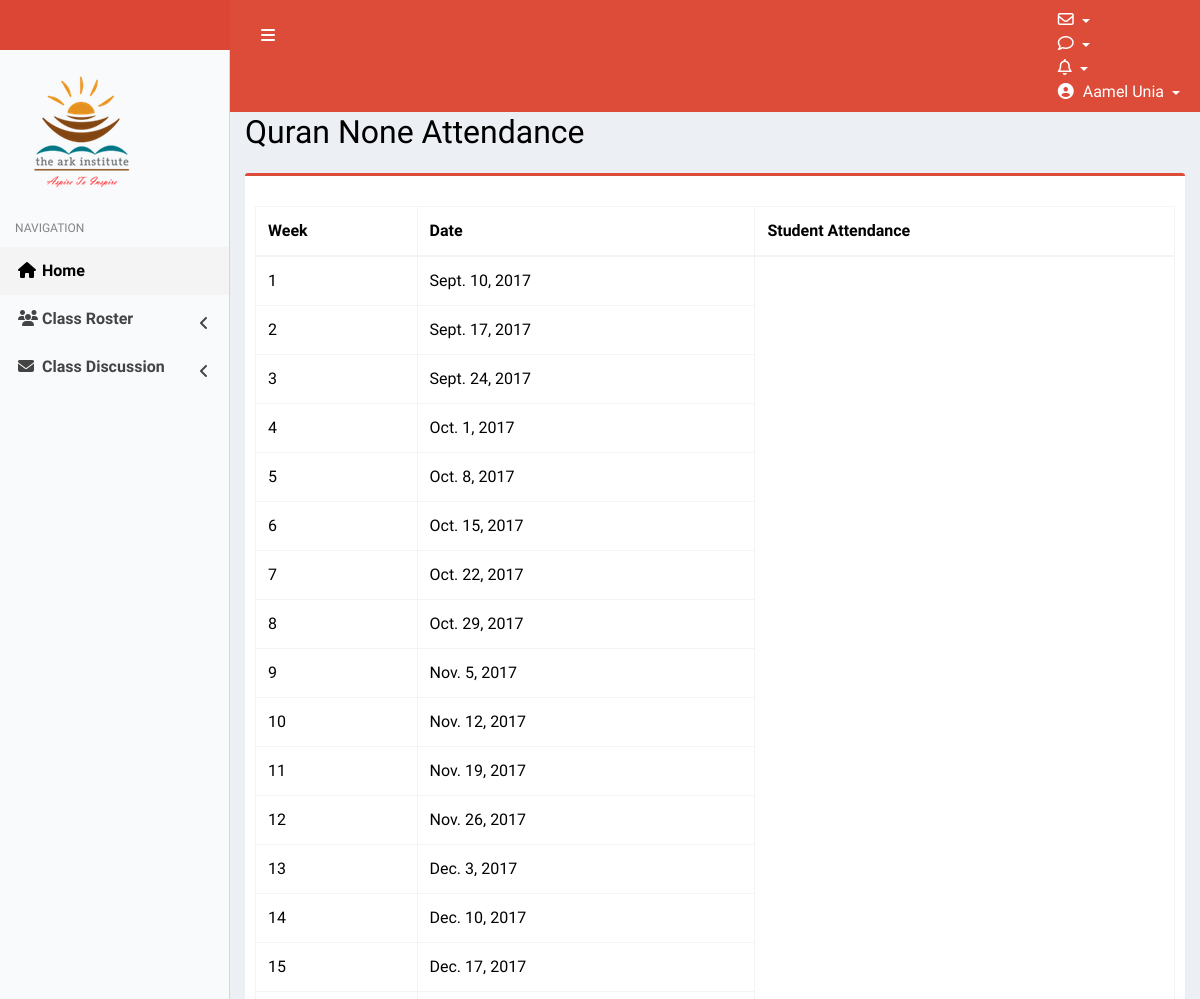
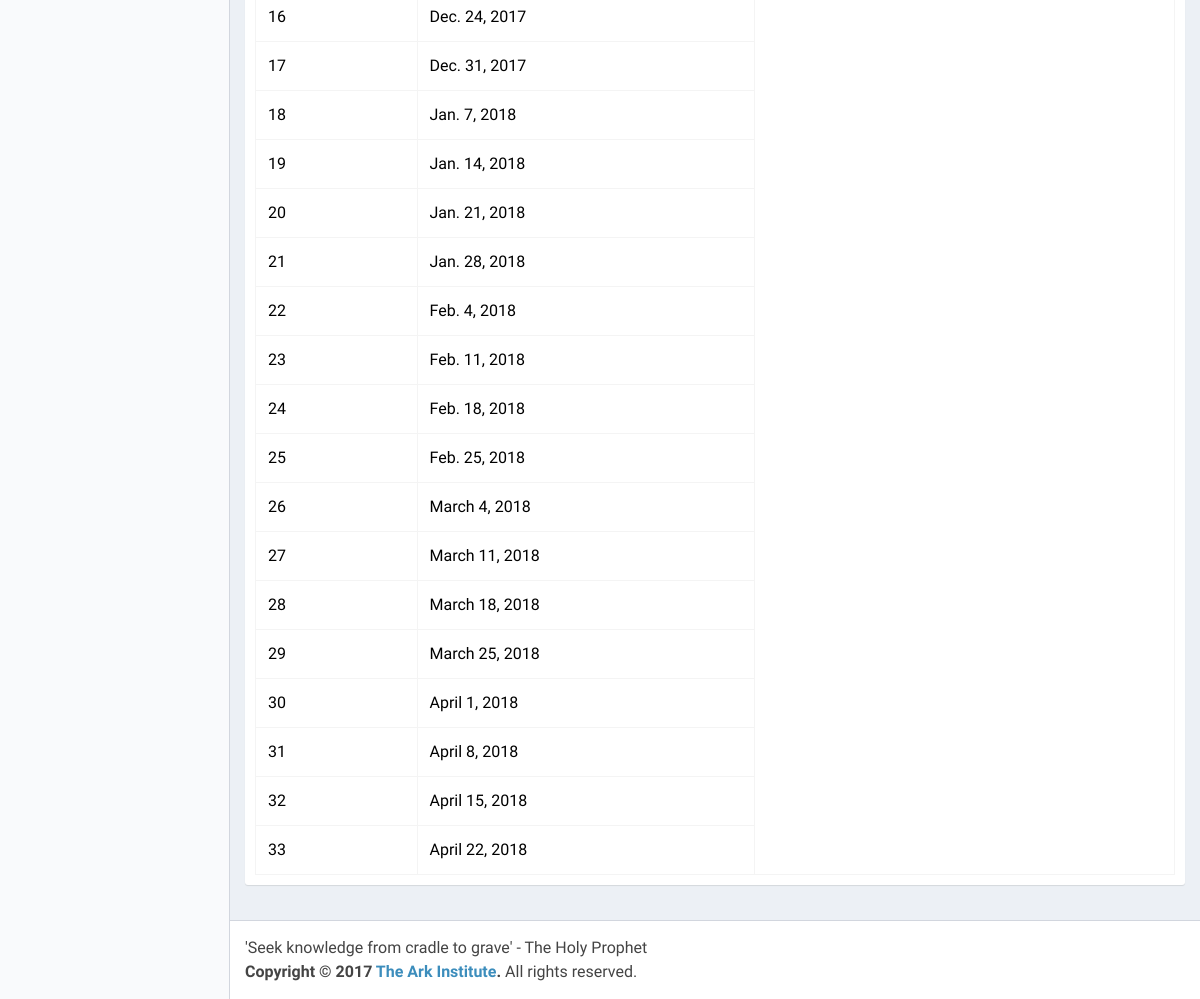
Page /quran-class-students/attendance/ (signed in) on the committed database (2 pictures, top to bottom).
### profiles/models.py (models this page shows, shortened)
class Profile(models.Model):
	Student = 'Student'
	Teacher = 'Teacher'
	ROLE_CHOICES = (
			(Student, 'Student'),
			(Teacher, 'Teacher'),
		)
	Q1 = 1
	Q2 = 2
	Q3 = 3
	Q4 = 4
	Q5 = 5
	Q6 = 6
	Q7 = 7
	Q8 = 8
	Q9 = 9
	Q_CHOICES = (
			(Q1, 'Q1'),
			(Q2, 'Q2'),
			(Q3, 'Q3'),
			(Q4, 'Q4'),
			(Q5, 'Q5'),
			(Q6, 'Q6'),
			(Q7, 'Q7'),
			(Q8, 'Q8'),
			(Q9, 'Q9'),
		)
	IS1 = 1
	IS2 = 2
	IS3 = 3
	IS4 = 4
	IS5 = 5
	IS6 = 6
	IS7 = 7
	IS8 = 8
	IS9 = 9
	IS_CHOICES = (
			(IS1, 'IS1'),
			(IS2, 'IS2'),
			(IS3, 'IS3'),
			(IS4, 'IS4'),
			(IS5, 'IS5'),
			(IS6, 'IS6'),
			(IS7, 'IS7'),
			(IS8, 'IS8'),
			(IS9, 'IS9'),
		)
	user = models.OneToOneField(User, on_delete=models.CASCADE)
	parent_email = models.EmailField(null=True,blank=True)
	role = models.CharField(choices=ROLE_CHOICES, max_length=20, null=True, blank=True)
	quran_class = models.PositiveSmallIntegerField(choices=Q_CHOICES, null=True, blank=True)
	islamic_studies_class = models.PositiveSmallIntegerField(choices=IS_CHOICES, null=True, blank=True)
	unread_quran_posts = models.ManyToManyField('profiles.QuranPost', related_name='unread_quran_posts', blank=True)
	unread_quran_comments = models.ManyToManyField('profiles.QuranComment', related_name='unread_quran_comments', blank=True)
	unread_islamic_studies_posts = models.ManyToManyField('profiles.IslamicStudiesPost', related_name='unread_islamic_studies_posts', blank=True)
	unread_islamic_studies_comments = models.ManyToManyField('profiles.IslamicStudiesComment', related_name='unread_islamic_studies_comments', blank=True)
	unseen_quran_exams = models.ManyToManyField('profiles.QuranExam', related_name='unseen_quran_exams', blank=True)
	unseen_islamic_studies_exams = models.ManyToManyField('profiles.IslamicStudiesExam', related_name='unseen_islamic_studies_exams', blank=True)
	unseen_quran_attendance = models.ManyToManyField('profiles.QuranAttendance', related_name='unseen_quran_attendance', blank=True)
	unseen_islamic_studies_attendance = models.ManyToManyField('profiles.IslamicStudiesAttendance', related_name='unseen_islamic_studies_attendance', blank=True)
	original_population = models.BooleanField(default=False)
	updated_google_sheets = models.BooleanField(default=False)

class SchoolWeek(models.Model):
	week_number = models.PositiveSmallIntegerField()
	date = models.DateField()
	class Meta:
		unique_together = ('week_number','date')

### profiles/views.py (the view)
# urls.py: url(r'^quran-class-students/attendance/$', QuranSchoolWeeksView.as_view(),name='quran_school_weeks'),
class QuranSchoolWeeksView(LoginRequiredMixin, ListView):
	model = SchoolWeek
	template_name = 'quran_school_weeks.html'

### templates/quran_school_weeks.html (shortened to what this page needs)
{% extends "dashboardbase.html" %}
{% block title %}
<div class="text-center">
    <h2>
    Quran {{user.profile.quran_class}} Attendance
  </h2>
</div>
{% endblock  %}
{% block maincontent %}
    <div class="row">
        <div class="col-xs-12">
          <div class="box box-danger">
            <div class="box-header">
            </div>
            <div class="box-body">
              <table id="example2" class="table table-bordered table-hover">
                <thead>
                <tr>
                  <th>Week</th>
                  <th>Date</th>
                  <th>Student Attendance</th>
                </tr>
                </thead>
                <tbody>
                {% for week in object_list  %}
                  <tr>
                    <td>{{week.week_number}}</td>
                    <td>{{week.date}}</td>
                  </tr>
                {% endfor %}
                </tbody>
              </table>
            </div>
          </div>
        </div>
      </div>
{% endblock  %}

### templates/dashboardbase.html (shortened to what this page needs)
<!DOCTYPE html>
{% load static %}
<html>
<head>
  <link rel="stylesheet" href="{% static "bower_components/bootstrap/dist/css/bootstrap.min.css" %}">
  <link rel="stylesheet" href="{% static "bower_components/font-awesome/css/font-awesome.min.css" %}">
  <link rel="stylesheet" href="{% static "bower_components/Ionicons/css/ionicons.min.css" %}">
<link rel="stylesheet" href="//cdn.jsdelivr.net/medium-editor/latest/css/medium-editor.min.css" type="text/css" media="screen" charset="utf-8">
  <link rel="stylesheet" href="{% static "dist/css/AdminLTE.min.css" %}">
  <link rel="stylesheet" href="{% static "dist/css/skins/skin-red-light.min.css" %}">
  <link rel="stylesheet" type="text/css" href="{% static "styling.css" %}">
</head>
<body class="hold-transition skin-red-light sidebar-mini">
<div class="wrapper">
  <header class="main-header">
    {% include "topnav.html" %}
  </header>
  {% include "mainnav.html" %}
  <div class="content-wrapper">
    <section class="content-header">
      {% block title %}{% endblock title %}
    </section>
    <section class="content container-fluid">
        {% block maincontent %}
        {% endblock  %}
    </section>
  </div>
  <footer class="main-footer">
    <div class="pull-right hidden-xs">
      'Seek knowledge from cradle to grave' - The Holy Prophet
    </div>
    <strong>Copyright &copy; 2017 <a href="#">The Ark Institute</a>.</strong> All rights reserved.
  </footer>
</div>
</body>
</html>

### templates/topnav.html (shortened to what this page needs)
<!DOCTYPE html>
{% load static %}
<html>
<head>
</head>
<body>
    <a href="{% url 'dashboard' %}" class="logo">
     <img src="{% static "logowhite.png" %}">
    </a>
    <nav class="navbar navbar-static-top" role="navigation">
      <a href="#" class="sidebar-toggle" data-toggle="push-menu" role="button">
      </a>
      <div class="navbar-custom-menu">
        <ul class="nav navbar-nav">
          <li class="dropdown messages-menu">
            <a href="#" class="dropdown-toggle" data-toggle="dropdown">
              <i class="fa fa-envelope-o"></i>
            </a>
          </li>
          <li class="dropdown notifications-menu">
            <a href="#" class="dropdown-toggle" data-toggle="dropdown">
              <i class="fa fa-comment-o"></i>
            </a>
          </li>
       <li class="dropdown notifications-menu">
            <a href="#" class="dropdown-toggle" data-toggle="dropdown">
              <i class="fa fa-bell-o"></i>
             </a>
         </li>
          <li class="dropdown user user-menu">
            <a href="#" class="dropdown-toggle" data-toggle="dropdown">
              <i class="fa fa-user-circle"></i>
              <span class="hidden-xs">{{request.user.first_name}} {{request.user.last_name}}</span>
            </a>
          </li>
        </ul>
      </div>
    </nav>
</body>
</html>

### templates/mainnav.html (shortened to what this page needs)
<!DOCTYPE html>
{% load static %}
<html>
  <aside class="main-sidebar">
    <section class="sidebar">
      <div class="user-panel">
        <div class="text-center">
          <img src="{% static "logo2.png" %}">
      </div>
      </div>
      <ul class="sidebar-menu" data-widget="tree">
        <li class="header">NAVIGATION</li>
        <li class="active"><a href="{% url 'dashboard' %}"><i class="fa fa-home"></i> <span>Home</span></a></li>
        <li class="treeview">
          <a href="#"><i class="fa fa-users"></i> <span>Class Roster</span>
            <span class="pull-right-container">
                <i class="fa fa-angle-left pull-right"></i>
              </span>
          </a>
        </li>
        <li class="treeview">
          <a href="#"><i class="fa fa-envelope"></i> <span>Class Discussion</span>
            <span class="pull-right-container">
                <i class="fa fa-angle-left pull-right"></i>
              </span>
          </a>
        </li>
      </ul>
    </section>
  </aside>
</html>

### rows in the picture
SchoolWeek: week_number "1", date "Sept. 10, 2017"
SchoolWeek: week_number "2", date "Sept. 17, 2017"
SchoolWeek: week_number "3", date "Sept. 24, 2017"
SchoolWeek: week_number "4", date "Oct. 1, 2017"
SchoolWeek: week_number "5", date "Oct. 8, 2017"
SchoolWeek: week_number "6", date "Oct. 15, 2017"
SchoolWeek: week_number "7", date "Oct. 22, 2017"
SchoolWeek: week_number "8", date "Oct. 29, 2017"
SchoolWeek: week_number "9", date "Nov. 5, 2017"
SchoolWeek: week_number "10", date "Nov. 12, 2017"
SchoolWeek: week_number "11", date "Nov. 19, 2017"
SchoolWeek: week_number "12", date "Nov. 26, 2017"
SchoolWeek: week_number "13", date "Dec. 3, 2017"
SchoolWeek: week_number "14", date "Dec. 10, 2017"
SchoolWeek: week_number "15", date "Dec. 17, 2017"
SchoolWeek: week_number "16", date "Dec. 24, 2017"
SchoolWeek: week_number "17", date "Dec. 31, 2017"
SchoolWeek: week_number "18", date "Jan. 7, 2018"
SchoolWeek: week_number "19", date "Jan. 14, 2018"
SchoolWeek: week_number "20", date "Jan. 21, 2018"
SchoolWeek: week_number "21", date "Jan. 28, 2018"
SchoolWeek: week_number "22", date "Feb. 4, 2018"
SchoolWeek: week_number "23", date "Feb. 11, 2018"
SchoolWeek: week_number "24", date "Feb. 18, 2018"
SchoolWeek: week_number "25", date "Feb. 25, 2018"
SchoolWeek: week_number "26", date "March 4, 2018"
SchoolWeek: week_number "27", date "March 11, 2018"
SchoolWeek: week_number "28", date "March 18, 2018"
SchoolWeek: week_number "29", date "March 25, 2018"
SchoolWeek: week_number "30", date "April 1, 2018"
SchoolWeek: week_number "31", date "April 8, 2018"
SchoolWeek: week_number "32", date "April 15, 2018"
SchoolWeek: week_number "33", date "April 22, 2018"

### other values in the picture
{{ request.user.first_name }} "Aamel"
{{ request.user.last_name }} "Unia"
{{ user.profile.quran_class }} "None"
